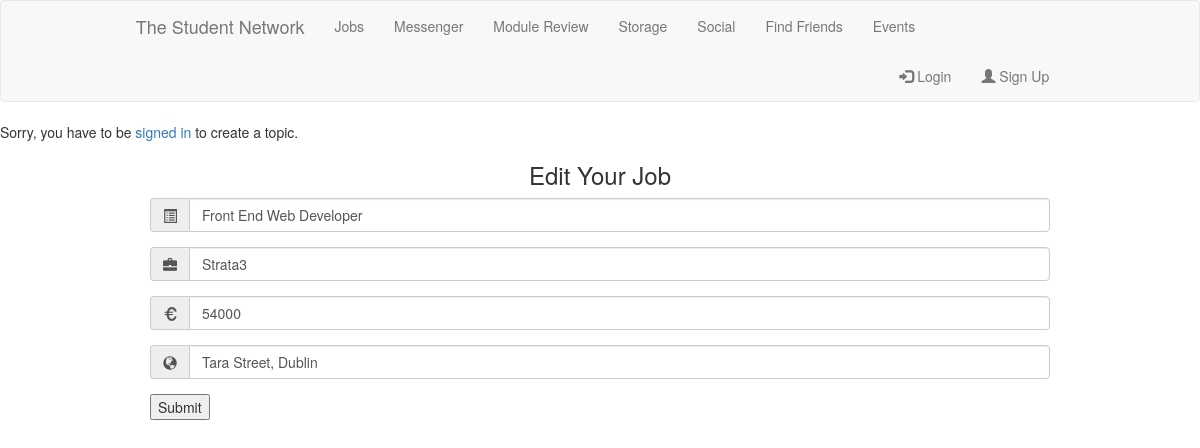
The page /JobsPortal/EditJob.php?JobId=12 on the database its author committed.
### tables this page shows
CREATE TABLE IF NOT EXISTS `Jobs` (
  `JobId` int(8) NOT NULL AUTO_INCREMENT,
  `JobSubject` varchar(255) NOT NULL,
  `JobCompany` varchar(30) NOT NULL,
  `JobSalary` int(7) NOT NULL,
  `JobLocation` varchar(40) NOT NULL,
  `JobDate` datetime NOT NULL,
  `JobCat` int(8) NOT NULL,
  `JobPostBy` int(8) NOT NULL,
  PRIMARY KEY (`JobId`),
  KEY `JobCat` (`JobCat`),
  KEY `JobPostBy` (`JobPostBy`)
);

### JobsPortal/EditJob.php (the view, shortened to what this page needs)
<?php
    include '../Accounts/Header.php';
    if ($_SESSION['signed_in'] == false)
    {
        echo '<p>Sorry, you have to be <a href="../Accounts/Login.php">signed in</a> to create a topic.</p>';
    }
    echo '<h3 class="text-center">Edit Your Job</h3>';
    $JobId = (int)$_GET['JobId'];
    $query = mysql_query("SELECT * FROM Jobs WHERE JobId = '$JobId'")
    or die(mysql_error());
    if(mysql_num_rows($query)>=1){
        while($row = mysql_fetch_array($query)){
            $JobSubject = $row['JobSubject'];
            $JobCompany = $row['JobCompany'];
            $JobSalary = $row['JobSalary'];
            $JobLocation = $row['JobLocation'];
        };
?>
<div class="container">
    <div id="login-form">
        <form action="UpdateJob.php" method="post">
            <div class="col-md-12">
                <div class="form-group">
                    <div class="input-group">
                        <span class="input-group-addon"><span class="glyphicon glyphicon-list-alt"></span></span>
                        <input type="text" name="uJobSubject" class="form-control" value="<?=$JobSubject;?>"/>
                    </div>
                </div>
                <div class="form-group">
                    <div class="input-group">
                        <span class="input-group-addon"><span class="glyphicon glyphicon-briefcase"></span></span>
                        <input type="text" name="uJobCompany" class="form-control" value="<?=$JobCompany;?>"/>
                    </div>
                </div>
                <div class="form-group">
                    <div class="input-group">
                        <span class="input-group-addon"><span class="glyphicon glyphicon-euro"></span></span>
                        <input type="text" name="uJobSalary" class="form-control" value="<?=$JobSalary;?>"/>
                    </div>
                </div>
                <div class="form-group">
                    <div class="input-group">
                        <span class="input-group-addon"><span class="glyphicon glyphicon-globe"></span></span>
                        <input type="text" name="uJobLocation" class="form-control" value="<?=$JobLocation;?>"/>
                    </div>
                </div>
                <input type="Submit">
            </div>
        </form>
    </div>
</div>
<?php
}else{
    echo 'No entry found. <a href="javascript:history.back()">Go back</a>';
}
?>

### css/main.css (style rules this page uses)
.container { width: 80%; }

### rows shown on the page
jobs: uJobSubject "Front End Web Developer", uJobCompany "Strata3", uJobSalary "54000", uJobLocation "Tara Street, Dublin"
